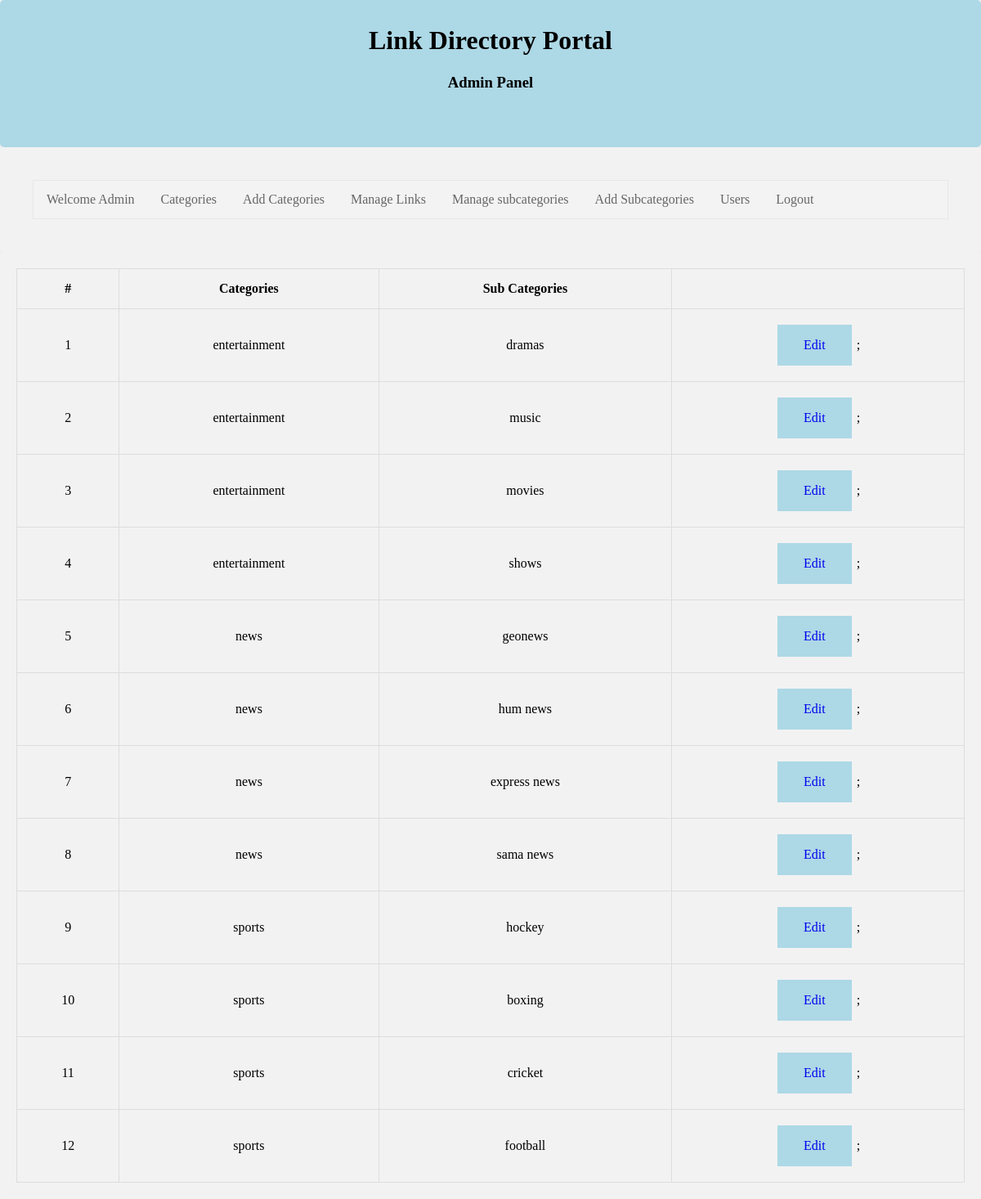
The app's page /admin/manage_sub_categories.php (signed in) with its own data.
### tables this page shows
CREATE TABLE `sub_categories` (
  `id` int(20) NOT NULL,
  `categories_id` int(20) NOT NULL,
  `sub_categories` varchar(300) NOT NULL,
  `status` int(20) NOT NULL
);

CREATE TABLE `categories` (
  `id` int(20) NOT NULL,
  `categories` varchar(50) NOT NULL,
  `status` int(10) NOT NULL
);

### admin/manage_sub_categories.php (the view, shortened to what this page needs)
<?php
require('top.inc.php');
$sql="select sub_categories.*,categories.categories from sub_categories,categories where categories.id=sub_categories.categories_id order by categories.categories asc";
$res=mysqli_query($con,$sql);
?>
					  <table >
						 <thead>
							<tr>
							   <th >#</th>
							   <th>Categories</th>
							   <th>Sub Categories</th>
							   <th></th>
							</tr>
						 </thead>
						 <tbody>
							<?php
							$i=1;
							while($row=mysqli_fetch_assoc($res)){?>
							<tr>
							   <td><?php echo $i?></td>
							   <td><?php echo $row['categories']?></td>
							   <td><?php echo $row['sub_categories']?></td>
							   <td>
								<?php
								echo "<span class='button'><a href='add_sub_categories.php?id=".$row['id']."'>Edit</a></span> ;";
								?>
							   </td>
							</tr>
							<?php $i++; } ?>
						 </tbody>
					  </table>
<?php
require('footer.inc.php');
?>

### style2.css (style rules this page uses)
body { margin:0; padding: 0; background:#F0F0F0; }
table, td, th { border: 1px solid #ddd; text-align: left; }
table { border-collapse: collapse; width: 100%; }
th, td { padding: 15px; text-align: center; }
.button { background-color: lightblue; border: none; color: black; padding: 16px 32px; text-align: center; text-decoration: none; display: inline-block; font-size: 16px; margin: 4px 2px; cursor: pointer; }
a:link { text-decoration: none; }

### records on screen
sub_categories: categories.categories "entertainment", sub_categories "dramas"
sub_categories: categories.categories "entertainment", sub_categories "music"
sub_categories: categories.categories "entertainment", sub_categories "movies"
sub_categories: categories.categories "entertainment", sub_categories "shows"
sub_categories: categories.categories "news", sub_categories "geonews"
sub_categories: categories.categories "news", sub_categories "hum news"
sub_categories: categories.categories "news", sub_categories "express news"
sub_categories: categories.categories "news", sub_categories "sama news"
sub_categories: categories.categories "sports", sub_categories "hockey"
sub_categories: categories.categories "sports", sub_categories "boxing"
sub_categories: categories.categories "sports", sub_categories "cricket"
sub_categories: categories.categories "sports", sub_categories "football"
